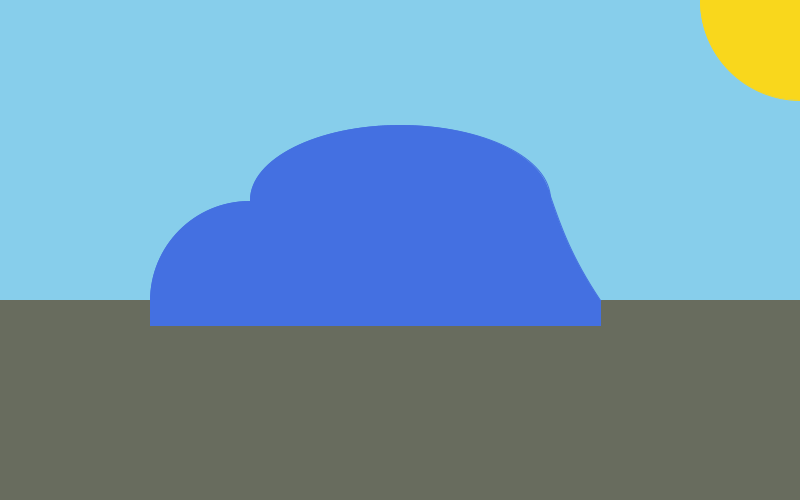
Frame 1 (no input)
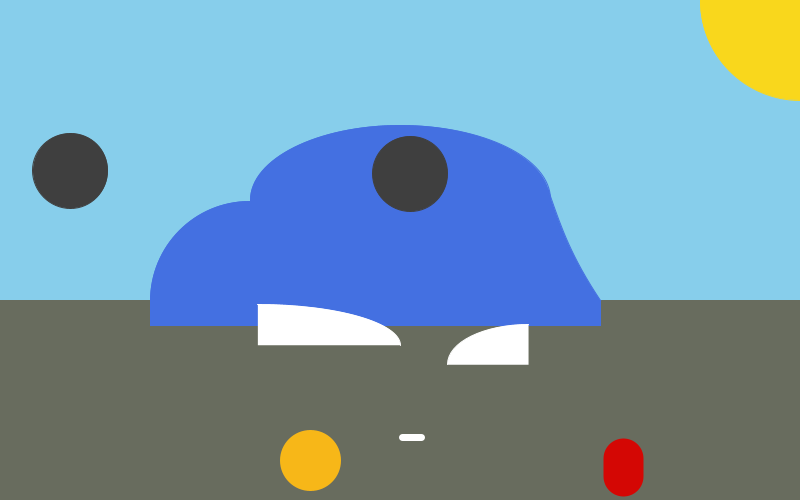
Frame 60 (the mouse pressed at the canvas centre just before this capture)
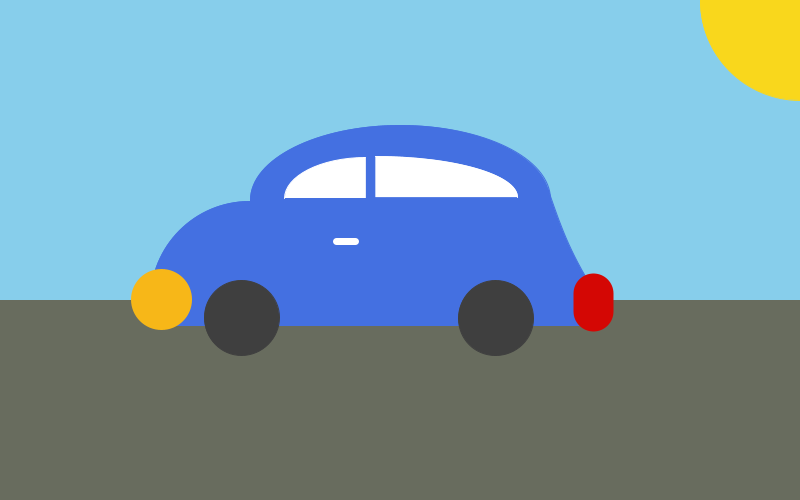
Frame 120 (the mouse held since frame 60 and released just before this capture)

The Processing sketch that drew these frames (run headless with seeded random() and noise(); from frame 60 on, the mouse is pressed at the canvas centre):

// Processing sketch: CarAssembly
// ── CarAssembly.pde
//Joshua Liu
//April 8, 2019
//Mr.Rosen
//Assembles a car

void setup() {
  size(800, 500);
  background(255);
  smooth();
}
void draw() {
  background();
  carAssembly();
  
}
float leftWheelX=-3648;
float leftWheelY=-3023;
float rightWheelX=-1451;
float rightWheelY=-2957;
float carHandleX=1831;
float carHandleY=4690;
float headlightX=3543;
float headlightY=3955;
float taillightX=1285;
float taillightY=4037;
float leftWindowX=4060;
float leftWindowY=3983;
float rightWindowX=-2292;
float rightWindowY=3560;
/*
4060  -2292
3983  3560
*/
void carAssembly(){
  //Background
  strokeWeight(1);
  fill(#4470E1);
  stroke(#4470E1);
  arc(400, 200, 300, 150, PI, 2*PI);
  arc(250, 301, 200, 200, PI, 3*PI/2);
  rect(250, 200, 300, 100);
  beginShape();
  vertex(548, 190);
  bezierVertex(560, 225, 570, 255, 600, 300);
  vertex(550, 300);
  endShape(CLOSE);
  rect(150, 300, 450, 25);
  
  //Movement functions
  leftWheelX=lerp(leftWheelX,250,0.05);
  leftWheelY=lerp(leftWheelY,325,0.05);
  rightWheelX=lerp(rightWheelX,500,0.05);
  rightWheelY=lerp(rightWheelY,325,0.05);
  carHandleX=lerp(carHandleX,333,0.05);
  carHandleY=lerp(carHandleY,232,0.05);
  headlightX=lerp(headlightX,154,0.05);
  headlightY=lerp(headlightY,292,0.05);
  taillightX=lerp(taillightX,592,0.05);
  taillightY=lerp(taillightY,286,0.05);
  leftWindowX=lerp(leftWindowX,358,0.05);
  leftWindowY=lerp(leftWindowY,190,0.05);
  rightWindowX=lerp(rightWindowX,381,0.05);
  rightWindowY=lerp(rightWindowY,190,0.05);
  
  //Left wheel
  fill(#3F3F3F);
  stroke(#3F3F3F);
  ellipse(leftWheelX, leftWheelY, 75, 75);
  ellipse(rightWheelX, rightWheelY, 75, 75);
  
  //Car handle
  fill(255);
  stroke(255);
  strokeWeight(7);
  line(carHandleX,carHandleY,carHandleX+19,carHandleY);
  
  //Headlights
  fill(#F7B718);
  stroke(#F7B718);
  ellipse(headlightX,headlightY,54,54);
  
  //Taillights
  fill(#D40704);
  stroke(#D40704);
  strokeWeight(40);
  line(taillightX,taillightY,taillightX,taillightY+18);
  
  //Left and right window
  fill(255);
  stroke(255);
  strokeWeight(1);
  arc(leftWindowX, leftWindowY, 162, 81,PI,3*PI/2);
  arc(rightWindowX,rightWindowY,285,82,3*PI/2,2*PI);
}


void background(){
  background(#87ceeb);
  fill(#686c5e);
  stroke(#686c5e);
  rect(0,300,800,200);
  fill(#f9d71c);
  stroke(#f9d71c);
  ellipse(800,0,200,200);
  
}
